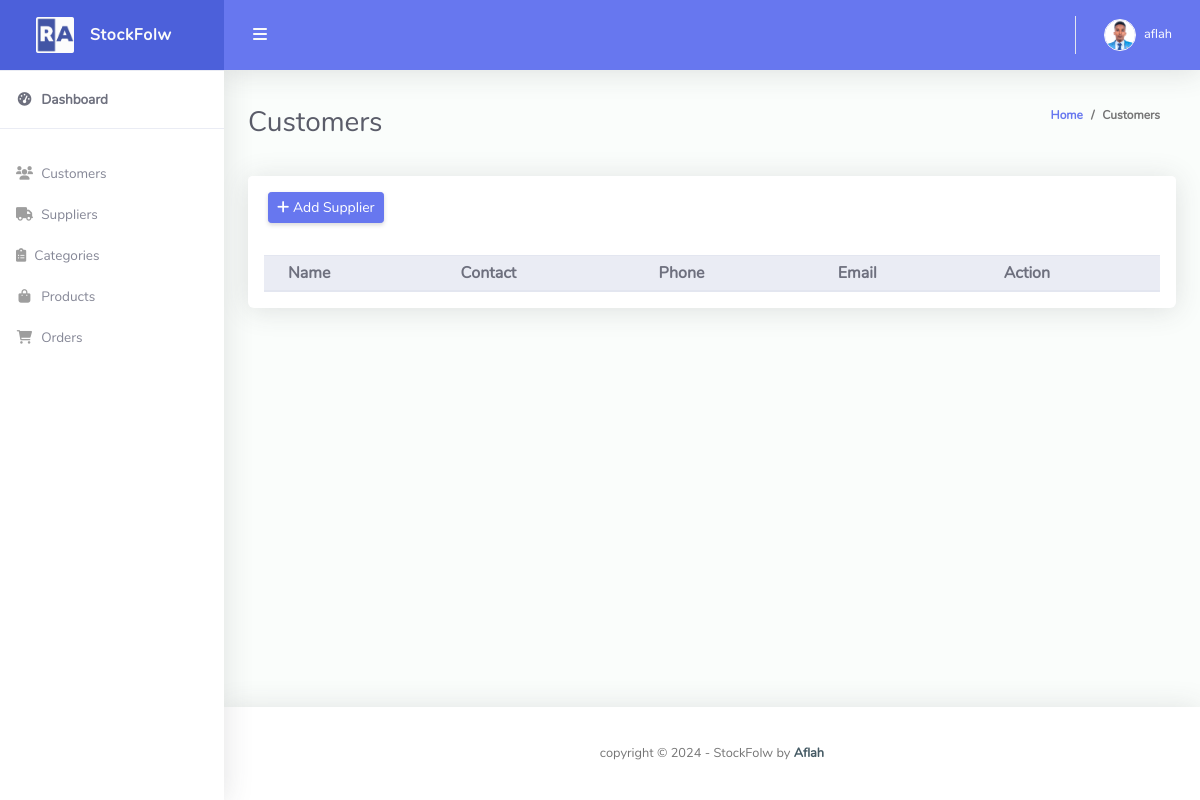
The page /supplier/ (signed in) on the database as committed earlier.
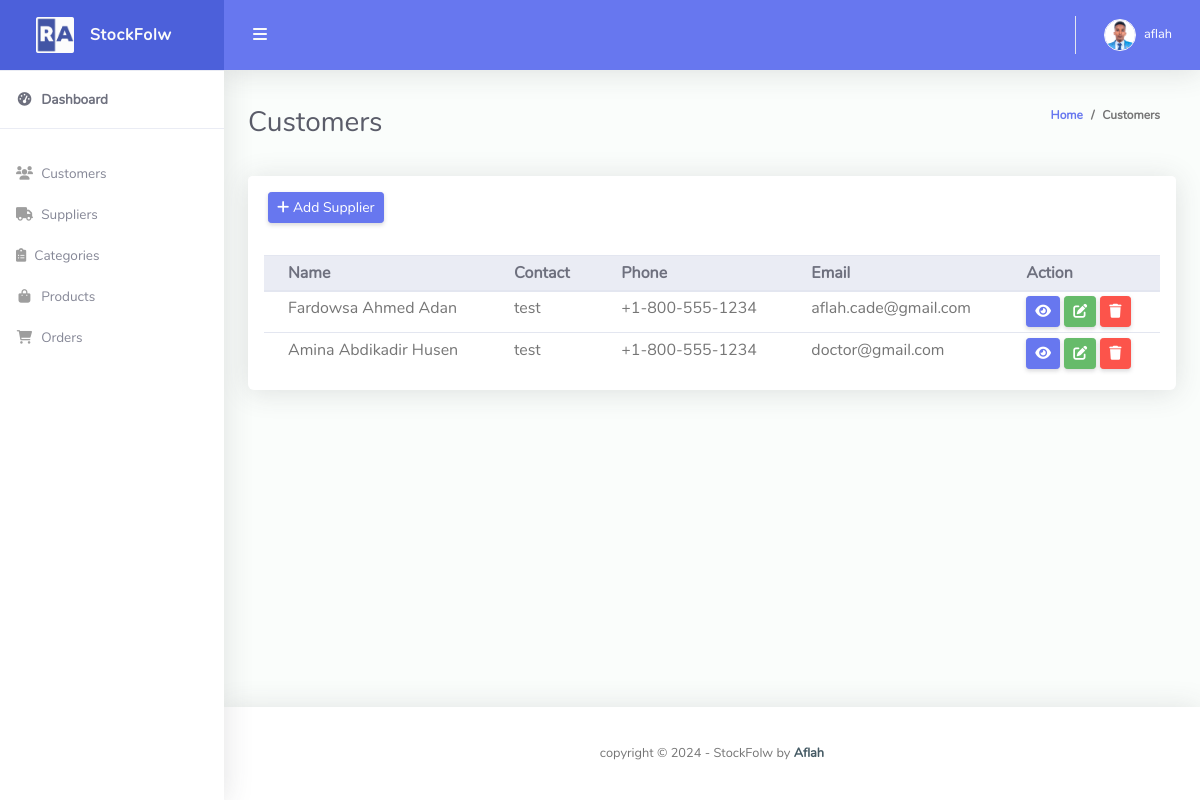
The same page on the database as committed later.
### stockflow/models.py (models this page shows, shortened)
class Supplier(models.Model):
	name = models.CharField(max_length=200)
	contact = models.CharField(max_length=200, blank=True, null=True)
	email = models.EmailField(unique=True)
	phone = models.CharField(
		max_length=30,
		blank=True,
		null=True,
		validators=[
			RegexValidator(
				regex='^[0-9+\-]+$',  # Allows digits, plus, and minus symbols
				message='Phone number must be numeric and can include +, - symbols',
				code='invalid_phone_number'
			),
		]
	)
	address = models.TextField(blank=True, null=True)
	created_at = models.DateTimeField(auto_now_add=True)
	updated_at = models.DateTimeField(auto_now=True)

### stockflow/views.py (the view)
# urls.py: path('supplier/', views.supplier, name='supplier'),
@login_required(login_url='login')
def supplier(request):
    suppliers = Supplier.objects.all()
    form = SupplierForm()
    context = {'suppliers': suppliers, 'form': form}
    return render(request, 'supplier.html', context)

### templates/supplier.html (shortened to what this page needs)
{% extends 'base.html' %}
{% block content %}
<div class="container-fluid" id="container-wrapper">
    <div class="d-sm-flex align-items-center justify-content-between mb-4">
        <h1 class="h3 mb-0 text-gray-800">Customers</h1>
        <ol class="breadcrumb">
            <li class="breadcrumb-item"><a href="{% url 'home' %}">Home</a></li>
            <li class="breadcrumb-item">Customers</li>
        </ol>
    </div>
    <div class="row">
        <div class="col-lg-12">
            <div class="card mb-4">
                <div class="card-header py-3 d-flex flex-row align-items-center justify-content-between">
                    <button class="btn btn-sm btn-primary" data-toggle="modal" data-target="#modal-add-supplier">
                        <i class="fas fa-plus"></i> Add Supplier
                    </button>
                </div>
                <div class="table-responsive p-3">
                    <table class="table align-items-center table-flush table-hover table-sm" id="dataTableHover">
                        <thead class="thead-light">
                            <tr>
                                <th>Name</th>
                                <th>Contact</th>
                                <th>Phone</th>
                                <th>Email</th>
                                <th>Action</th>
                            </tr>
                        </thead>
                        <tbody>
                            {% for supplier in suppliers %}
                            <tr>
                                <td>{{ supplier.name }}</td>
                                <td>{{ supplier.contact }}</td>
                                <td>{{ supplier.phone }}</td>
                                <td>{{ supplier.email }}</td>
                                <td>
                                    <a href="" class="btn btn-sm btn-primary">
                                        <i class="fas fa-eye"></i>
                                    </a>
                                    <a href="" class="btn btn-sm btn-success">
                                        <i class="fas fa-edit"></i>
                                    </a>
                                    <a href="" class="btn btn-sm btn-danger" data-toggle="modal"
                                        data-target="#modal-delete-{{ supplier.id }}">
                                        <i class="fas fa-trash"></i>
                                    </a>
                                </td>
                            </tr>
                            {% endfor %}
                        </tbody>
                    </table>
                </div>
            </div>
        </div>
    </div>
</div>
{% endblock %}

Rows that differ between the two databases and show on the page:
added Supplier: name "Fardowsa Ahmed Adan", contact "test", phone "+1-800-555-1234", email "aflah.cade@gmail.com"
added Supplier: name "Amina Abdikadir Husen", contact "test", phone "+1-800-555-1234", email "doctor@gmail.com"
